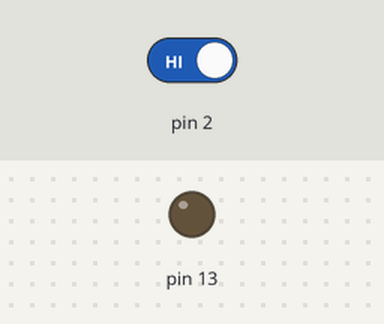
Bench run of a sketch on a simulated Arduino Mega 2560, built with avr-gcc and run on an emulated ATmega2560. Parts: output pins drawn as LEDs (lit = HIGH). The test bench sets the inputs (shaded band); at power-on: pin 2 HIGH.

Above: at 1.2 s.
1.3 s: pin 2 driven LOW
At 2.09 s:
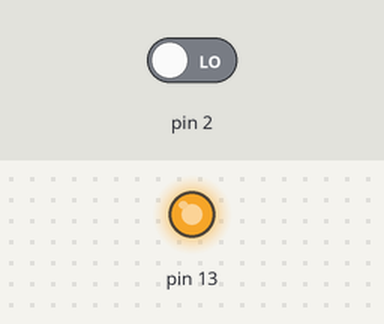
At 2.45 s:
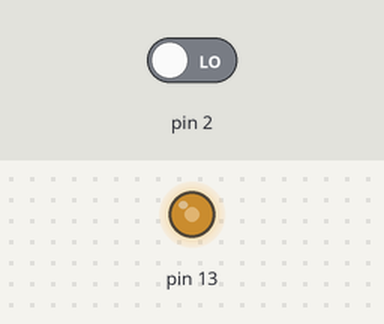
Timing chart, 0 to 10.3 s (numbered marks = the images above; inputs shaded):
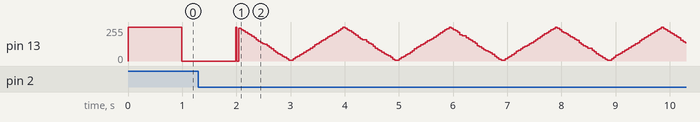

The sketch:

dimming_blinking.ino
```cpp
/*
 * Code written for Arduino Mega 2560
 * Input - PORT E4 (Pin 2)
 * Output - PORT B7 (Pin 13, LED)
 * I chose E4 port, because ports 2, 3, 18, 19, 20, 21
 * (for Arduino Mega 2560)can used for interruptions.
 */


typedef enum _LED_mode {
  blinking,
  dimming,
  AMOUNT_OF_MODES,
} LED_mode;

/*
  Delay can be number in range 1 to 100000 ms.

  If LED mode is blinked then this
  parameter defines how much time LED will be
  turned on and turned off.

  If LED mode is dimming then this
  parameter determines how long the LED
  will go smoothly to the on / off state.
*/
static const unsigned int DELAY = 1000;
/*B7 (13 pin)*/
static const unsigned int OUTPUT_PIN = (0x01 << 7);
/*E4 (2 pin)*/
static const unsigned int INPUT_PIN = (0x01 << 2);
static LED_mode curr_mode = blinking;

void delay_10mcseconds(unsigned int delay_mcs)
{
  volatile unsigned int cycles = 8.656 * delay_mcs;
  while (cycles > 0) {
    --cycles;
  }
}

void delay_mseconds(unsigned int delay_ms)
{
  while (delay_ms--)
    delay_10mcseconds(100);
}

void next_mode(void)
{
  noInterrupts();
  static unsigned long last_interrupt_time = 0;
  unsigned long interrupt_time = millis();
  // If interrupts come faster than 200ms, assume it's a bounce and ignore
  if (interrupt_time - last_interrupt_time > 200)
  {
    curr_mode = (LED_mode)((curr_mode + 1) % AMOUNT_OF_MODES);
  }
  last_interrupt_time = interrupt_time;
  interrupts();
}

void ports_init(void)
{
  /*Initialize LED port (B7) for output */
  DDRB |= OUTPUT_PIN;
  /*Initialize button (E4) for input */
  DDRE &= ~(INPUT_PIN);
  //PULL-UP
  PORTE |= INPUT_PIN;
  interrupts();
  attachInterrupt(digitalPinToInterrupt(2), next_mode, FALLING);
}

void led_on(void)
{
  PORTB |= OUTPUT_PIN;
}

void led_off(void)
{
  PORTB &= (~OUTPUT_PIN);
}

void blinking_mode(void)
{
  led_on();
  delay_mseconds(DELAY);
  led_off();
  delay_mseconds(DELAY);
}

void dimming_mode(void)
{
  const long int blink_delay = 1000;
  static bool turned_on = true;
  static long int i = 0;
  const long int incrementer = (10 * blink_delay) / DELAY;
  led_on();
  delay_10mcseconds(blink_delay - i);
  led_off();
  delay_10mcseconds(i);
  if (turned_on)
    i += incrementer;
  else
    i -= incrementer;

  if (i >= blink_delay) {
    turned_on = false;
    i = blink_delay;
  }
  if (i <= 0) {
    turned_on = true;
    i = 0;
  }
}

void setup(void)
{
  Serial.begin(115200);
  ports_init();
}

void loop(void)
{
  /*I use switch state for adding new state more simply.*/
  switch (curr_mode) {
    case blinking: {
        blinking_mode();
        break;
      }
    case dimming: {
        dimming_mode();
        break;
      }
    default :
      break;
  }
}
```
